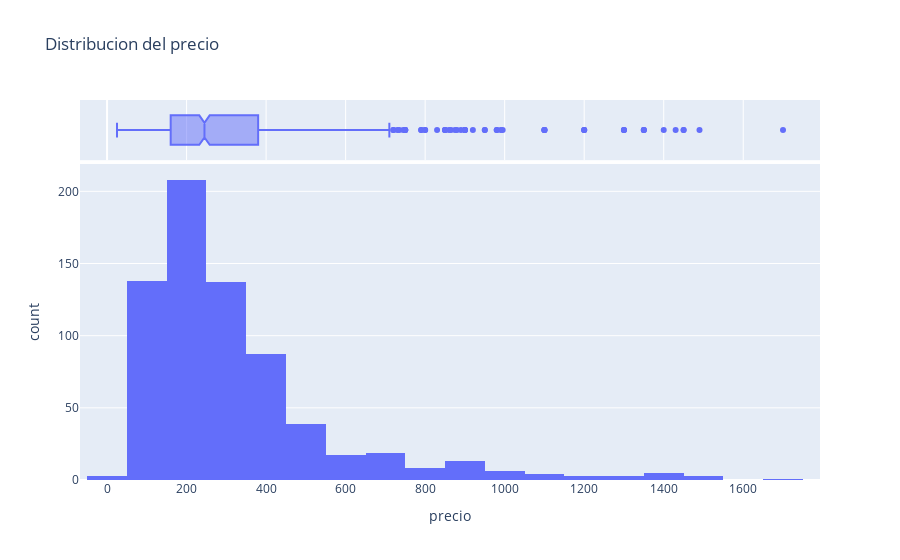

This figure's notebook cell:
### Code cell
fig = px.histogram(aptos,
                   x="precio",
                   nbins=30,
                   title="Distribucion del precio",
                   marginal="box")
fig.show()

### Figure 1 — Plotly figure (JSON) as saved in the notebook; plotly's stock layout.template omitted (floating-point values rounded to 4 significant figures; data arrays with more than 128 entries replaced by an {"elided": "..."} marker saying what was removed)
{"data": [{"bingroup": "x", "hovertemplate": "precio=%{x}<br>count=%{y}<extra></extra>", "legendgroup": "", "marker": {"color": "#636efa", "pattern": {"shape": ""}}, "name": "", "nbinsx": 30, "orientation": "v", "showlegend": false, "type": "histogram", "x": {"elided": "694 float values"}, "xaxis": "x", "yaxis": "y"}, {"hovertemplate": "precio=%{x}<extra></extra>", "legendgroup": "", "marker": {"color": "#636efa"}, "name": "", "notched": true, "showlegend": false, "type": "box", "x": {"elided": "694 float values"}, "xaxis": "x2", "yaxis": "y2"}], "layout": {"barmode": "relative", "legend": {"tracegroupgap": 0}, "title": {"text": "Distribucion del precio"}, "xaxis": {"anchor": "y", "domain": [0, 1], "title": {"text": "precio"}}, "xaxis2": {"anchor": "y2", "domain": [0, 1], "matches": "x", "showgrid": true, "showticklabels": false}, "yaxis": {"anchor": "x", "domain": [0, 0.8316], "title": {"text": "count"}}, "yaxis2": {"anchor": "x2", "domain": [0.8416, 1], "matches": "y2", "showgrid": false, "showline": false, "showticklabels": false, "ticks": ""}}}
